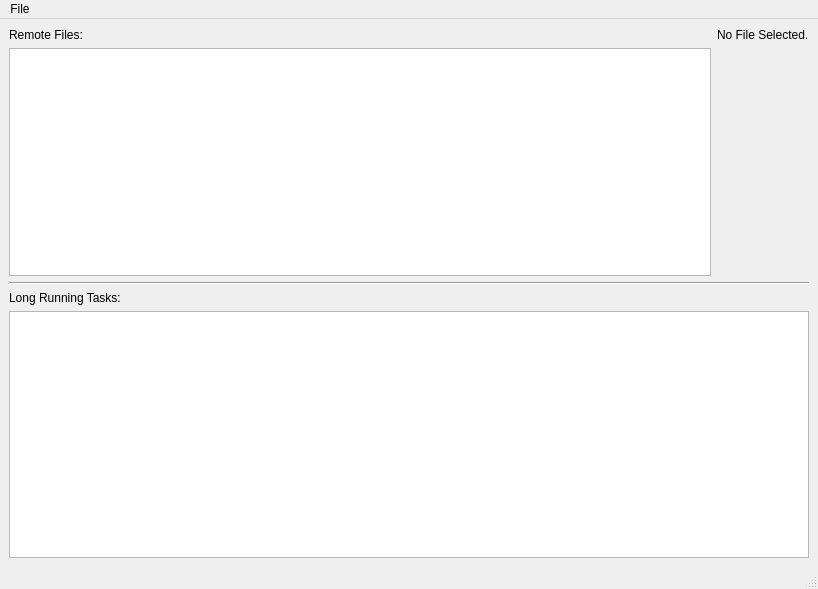
<?xml version="1.0" encoding="UTF-8"?>
<ui version="4.0">
 <class>RemoteFileWindow</class>
 <widget class="QMainWindow" name="RemoteFileWindow">
  <property name="geometry">
   <rect>
    <x>0</x>
    <y>0</y>
    <width>818</width>
    <height>589</height>
   </rect>
  </property>
  <property name="windowTitle">
   <string>MainWindow</string>
  </property>
  <widget class="QWidget" name="centralwidget">
   <layout class="QVBoxLayout" name="verticalLayout_2">
    <item>
     <layout class="QHBoxLayout" name="horizontalLayout">
      <item>
       <layout class="QVBoxLayout" name="verticalLayout">
        <item>
         <widget class="QLabel" name="filesLabel">
          <property name="text">
           <string>Remote Files:</string>
          </property>
         </widget>
        </item>
        <item>
         <widget class="QTreeView" name="remoteFileView">
          <property name="contextMenuPolicy">
           <enum>Qt::CustomContextMenu</enum>
          </property>
          <property name="editTriggers">
           <set>QAbstractItemView::NoEditTriggers</set>
          </property>
         </widget>
        </item>
       </layout>
      </item>
      <item>
       <widget class="QLabel" name="selectedFileInfo">
        <property name="text">
         <string>No File Selected.</string>
        </property>
        <property name="alignment">
         <set>Qt::AlignLeading|Qt::AlignLeft|Qt::AlignTop</set>
        </property>
       </widget>
      </item>
     </layout>
    </item>
    <item>
     <widget class="Line" name="line">
      <property name="orientation">
       <enum>Qt::Horizontal</enum>
      </property>
     </widget>
    </item>
    <item>
     <widget class="QLabel" name="label_2">
      <property name="text">
       <string>Long Running Tasks:</string>
      </property>
     </widget>
    </item>
    <item>
     <widget class="QListView" name="longTaskView"/>
    </item>
   </layout>
  </widget>
  <widget class="QMenuBar" name="menubar">
   <property name="geometry">
    <rect>
     <x>0</x>
     <y>0</y>
     <width>818</width>
     <height>19</height>
    </rect>
   </property>
   <widget class="QMenu" name="menuFile">
    <property name="title">
     <string>File</string>
    </property>
    <addaction name="actionCopyright"/>
    <addaction name="separator"/>
    <addaction name="actionExit_2"/>
   </widget>
   <addaction name="menuFile"/>
  </widget>
  <widget class="QStatusBar" name="statusbar"/>
  <action name="actionExit">
   <property name="text">
    <string>Exit</string>
   </property>
  </action>
  <action name="actionCopyright">
   <property name="text">
    <string>License Info</string>
   </property>
  </action>
  <action name="actionExit_2">
   <property name="text">
    <string>Exit</string>
   </property>
  </action>
 </widget>
 <resources/>
 <connections/>
</ui>
